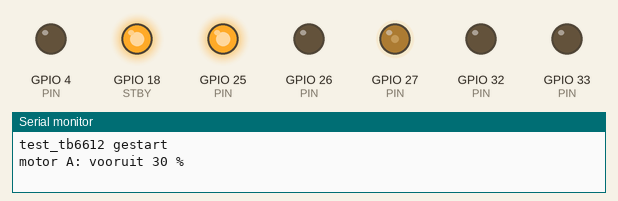
The sketch below on a simulated ESP32. Parts: output pins drawn as LEDs (lit = HIGH), the last lines printed to the serial monitor.

Above: at 0.1 s.
At 6.1 s:
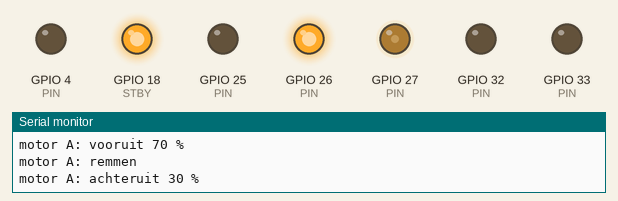
At 10.1 s:
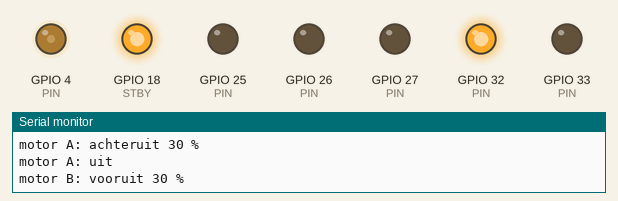
At 16.1 s:
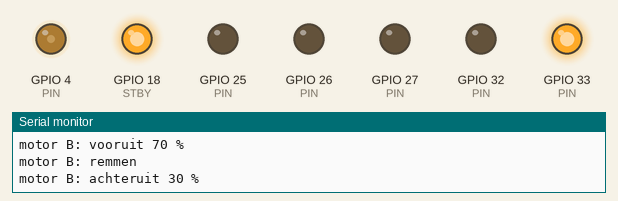
At 24.1 s:
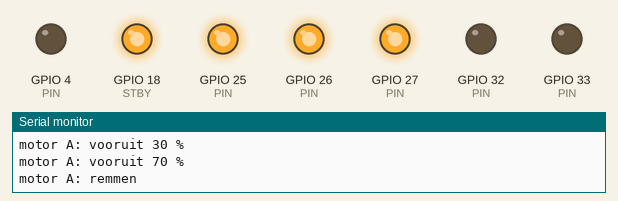
At 38.1 s:
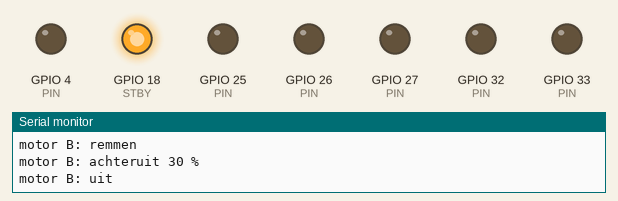
Timing chart, 0 to 39.6 s (numbered marks = the images above):
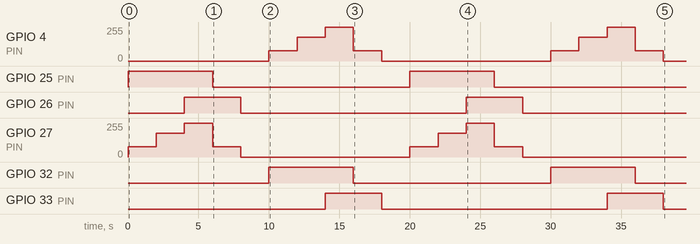

Measured:
- by itself, GPIO 4 (PIN): 0/255 → 76/255 at 10.0 s, → 178/255 2.0 s later, → 255/255 2.0 s later, → 76/255 2.0 s later, … (10 changes in this stretch)
- by itself, GPIO 25 (PIN), GPIO 32 (PIN): alternates HIGH for 6.0 s and LOW for 14.0 s
- by itself, GPIO 26 (PIN), GPIO 33 (PIN): alternates HIGH for 4.0 s and LOW for 16.0 s
- by itself, GPIO 27 (PIN): 0/255 → 76/255 at 0.00 s, → 178/255 2.0 s later, → 255/255 2.0 s later, → 76/255 2.0 s later, … (10 changes in this stretch)

The sketch:

test_tb6612.ino
```cpp
// DIY-Auto — bankproef TB6612FNG-module: één motor tegelijk, zonder controller.
// Seriële monitor op 115200. Elke stap duurt 2 s:
//   A vooruit 30 % → A vooruit 70 % → A remmen → A achteruit 30 % → uit, daarna hetzelfde voor B.
// Labvoeding op 7,4 V met stroombegrenzing ±1 A. Gaat ze in CC, dan zit er een fout in de bedrading.

const int STBY = 18;
const int PIN[2][3] = {{25, 26, 27},   // A: IN1, IN2, PWM
                       {32, 33, 4}};   // B
const int PWM_FREQ = 20000, PWM_BITS = 10, PWM_MAX = (1 << PWM_BITS) - 1;

void pwmAttach(int pin, int ch) {
#if ESP_ARDUINO_VERSION_MAJOR >= 3
  ledcAttach(pin, PWM_FREQ, PWM_BITS);
#else
  ledcSetup(ch, PWM_FREQ, PWM_BITS); ledcAttachPin(pin, ch);
#endif
}
void pwmWrite(int pin, int ch, uint32_t duty) {
#if ESP_ARDUINO_VERSION_MAJOR >= 3
  ledcWrite(pin, duty);
#else
  ledcWrite(ch, duty);
#endif
}

// m = 0 (A) of 1 (B); in1, in2 = richting; pct = 0..100
void step(int m, int in1, int in2, int pct, const char* what) {
  Serial.printf("motor %c: %s\n", 'A' + m, what);
  digitalWrite(PIN[m][0], in1);
  digitalWrite(PIN[m][1], in2);
  pwmWrite(PIN[m][2], m, (uint32_t)pct * PWM_MAX / 100);
  delay(2000);
}

void setup() {
  Serial.begin(115200);
  digitalWrite(STBY, LOW); pinMode(STBY, OUTPUT);
  for (int m = 0; m < 2; m++) {
    for (int i = 0; i < 2; i++) { digitalWrite(PIN[m][i], LOW); pinMode(PIN[m][i], OUTPUT); }
    pwmAttach(PIN[m][2], m);
    pwmWrite(PIN[m][2], m, 0);
  }
  digitalWrite(STBY, HIGH);
  Serial.println("test_tb6612 gestart");
}

void loop() {
  for (int m = 0; m < 2; m++) {
    step(m, 1, 0, 30, "vooruit 30 %");
    step(m, 1, 0, 70, "vooruit 70 %");
    step(m, 1, 1, 100, "remmen");
    step(m, 0, 1, 30, "achteruit 30 %");
    step(m, 0, 0, 0, "uit");
  }
}
```
